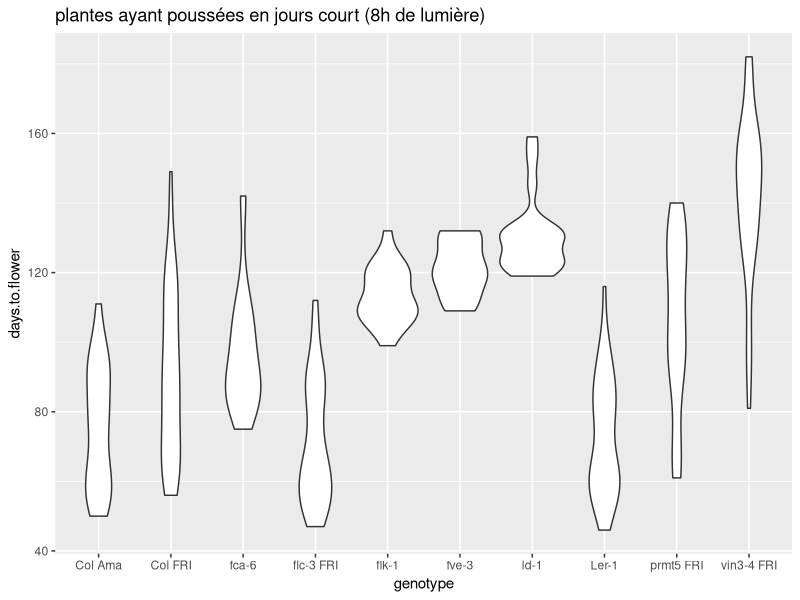
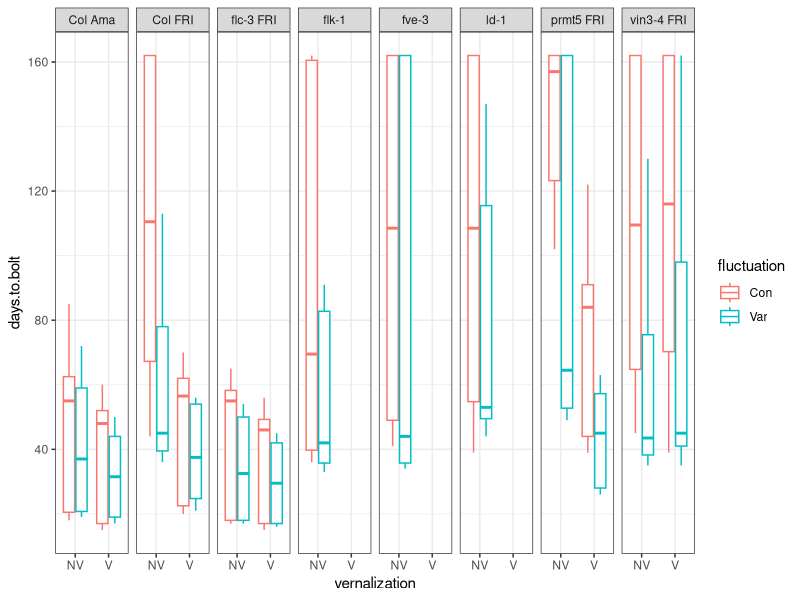
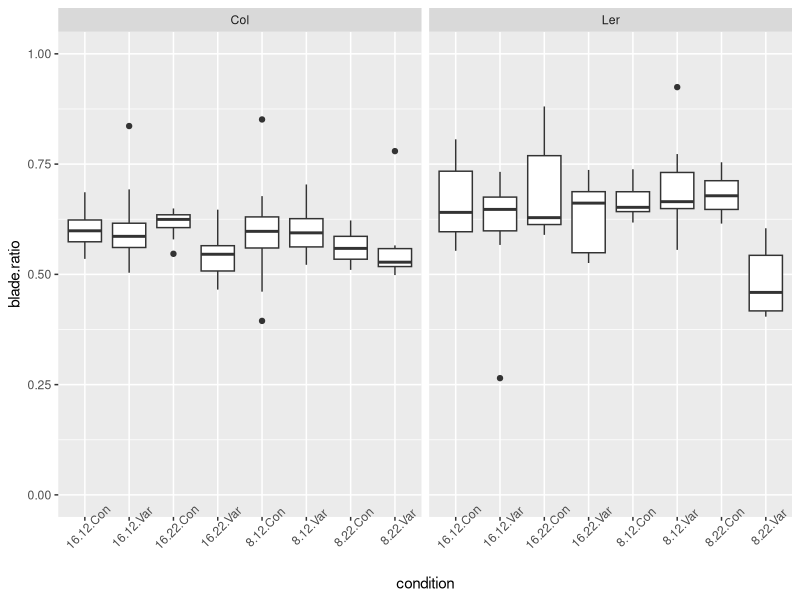
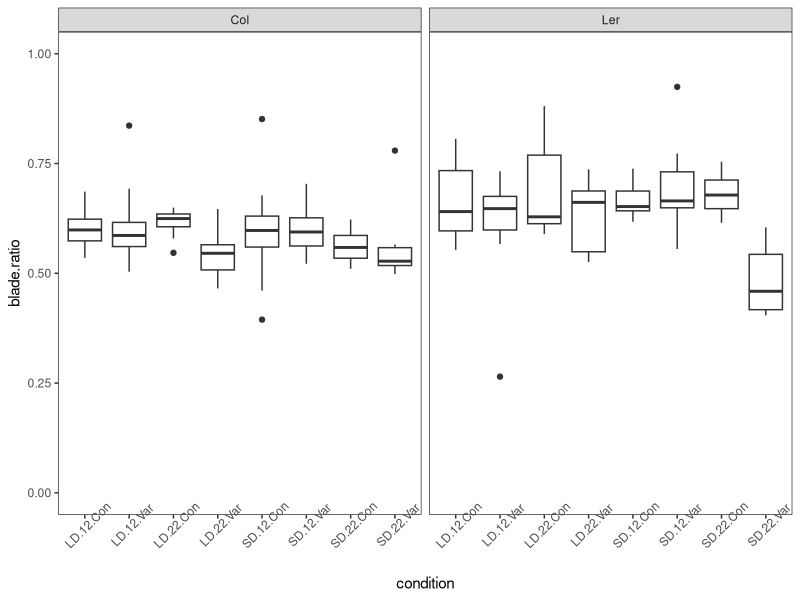

Source code (R) for these figures, in order:
## ---- chunk 1
knitr::opts_chunk$set(echo = TRUE)
## ---- chunk 2

library(tidyverse)

expt1 <- read_tsv("../data/burghardt_et_al_2015_expt1.txt")
## ---- chunk 3

filter(expt1,  background!="Ler" & fluctuation=="Var") %>% 
  select(genotype, blade.length.mm, contains("bolt"))

## ---- chunk 4

expt1 <- read_tsv("../data/burghardt_et_al_2015_expt1.txt")

expt1_filtered <- filter(expt1, fluctuation=="Con" & day.length=="16")

expt1_selected <- select(expt1_filtered,days.to.bolt:total.leaf.length.mm)

summary(expt1_selected)

## ---- chunk 5

read_tsv("../data/burghardt_et_al_2015_expt1.txt") %>% 
  filter(fluctuation=="Con" & day.length=="16") %>% 
  select(days.to.bolt:total.leaf.length.mm) %>% 
  summary()

## ---- chunk 6

filter(expt1,  day.length==8) %>% 
  ggplot((aes( x=genotype, y=days.to.flower))) +
  geom_violin() +
  ggtitle("plantes ayant poussées en jours court (8h de lumière)")

## ---- chunk 7

filter(expt1, grepl("Col", background) & temperature == 22) %>% 
  ggplot(aes(x=vernalization, y=days.to.bolt, color=fluctuation)) +
  geom_boxplot()+
  facet_grid(.~genotype) +
  theme_bw()


## ---- chunk 8

mutate(expt1, blade.ratio=blade.length.mm/total.leaf.length.mm)

## ---- chunk 9
# En tapant "mutate tidyverse create new column depending on value other column" dasn google, le 1er site (https://www.marsja.se/r-add-column-to-dataframe-based-on-other-columns-conditions-dplyr/) propose plusieurs solutions pour créer une colonne en fonction des valeurs d'une autre colonne. Voici l'une d'elles qui utilise la fonction mutate():

mutate(expt1, late.flowering=if_else(condition = days.to.bolt>70, TRUE, FALSE))

## ---- chunk 10

mutate(expt1, blade.ratio=blade.length.mm/total.leaf.length.mm) %>% 
  unite("condition", day.length, temperature, fluctuation, sep=".") %>% 
  filter(background%in%c("Col","Ler")) %>% 
  ggplot(aes(x=condition, y=blade.ratio)) +
  geom_boxplot()+
  ylim(0,1) +
  facet_grid(.~background) +
  theme(axis.text.x=element_text(angle = 45))

## ---- chunk 11

mutate(expt1, blade.ratio=blade.length.mm/total.leaf.length.mm) %>% 
  mutate(LD.SD=str_replace(day.length, "16","LD"),
         LD.SD=str_replace(LD.SD, "8","SD")) %>% 
  unite("condition", LD.SD, temperature, fluctuation, sep=".") %>% 
  filter(background%in%c("Col","Ler")) %>% 
  ggplot(aes(x=condition, y=blade.ratio)) +
  geom_boxplot()+
  ylim(0,1) +
  facet_grid(.~background) +
  theme_bw() +
  theme(axis.text.x=element_text(angle = 45),
        panel.grid.major = element_blank(), 
        panel.grid.minor = element_blank())

